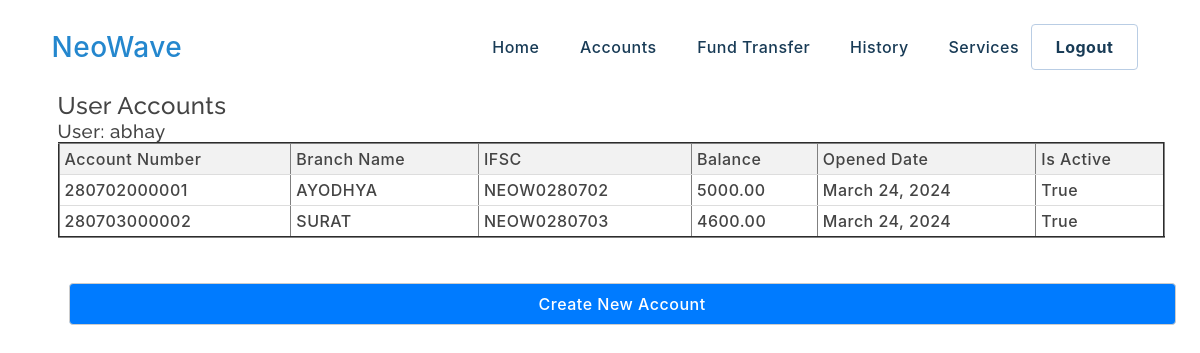
The page /useraccounts (signed in) on the database its author committed.
### neowave/models.py (models this page shows, shortened)
class Account(models.Model):
	user = models.ForeignKey(User, on_delete=models.CASCADE)
	account_number = models.CharField(max_length=12, unique=True)
	branch_name = models.ForeignKey(Branch, on_delete=models.SET_NULL, null=True)
	ifsc = models.CharField(max_length=11, default='')
	balance = models.DecimalField(max_digits=10, decimal_places=2, default=0)
	opened_date = models.DateField(default=datetime.now)
	is_active = models.BooleanField(default=True)
	account_holder_name = models.CharField(max_length=255, default='')

class Branch(models.Model):
	branch_name = models.CharField(max_length=100)
	address = models.CharField(max_length=255)
	ifsc = models.CharField(max_length=11, unique=True)
	pincode = models.CharField(max_length=6)
	def __str__(self):
		return self.branch_name

### neowave/views.py (the view)
# urls.py: path('useraccounts', views.useraccounts, name= 'useraccounts'),
@login_required
def useraccounts(request):
	accounts = Account.objects.filter(user=request.user)
	branches = Branch.objects.all()
	return render(request, 'useraccounts.html', {'accounts': accounts, 'branches': branches})

### templates/useraccounts.html (shortened to what this page needs)
{% extends 'base.html' %}
	{% block bodycontent %}
	<section>
		<div class="container">
			<div class="content">
				<h1>User Accounts</h1>
				<h3>User: {{ user.username }}</h3>
				{% if accounts %}
					<table border="2">
						<thead>
							<tr>
								<th>Account Number</th>
								<th>Branch Name</th>
								<th>IFSC</th>
								<th>Balance</th>
								<th>Opened Date</th>
								<th>Is Active</th>
							</tr>
						</thead>
						<tbody>
							{% for account in accounts %}
								<tr>
									<td>{{ account.account_number }}</td>
									<td>{{ account.branch_name }}</td>
									<td>{{ account.ifsc }}</td>
									<td>{{ account.balance }}</td>
									<td>{{ account.opened_date }}</td>
									<td>{{ account.is_active }}</td>
								</tr>
							{% endfor %}
						</tbody>
					</table>
				{% else %}
					<p>No accounts found.</p>
				{% endif %}
				<br><br>
				<a href="createaccount"><button>Create New Account</button></a>
			</div>
		</div>
	</section>
	{% endblock%}

### static/css/style.css (style rules this page uses)
* { margin: 0 1%; padding: 0; text-decoration: none; list-style: none; font-weight: 500; letter-spacing: .5px; font-family: Inter, -apple-system, BlinkMacSystemFont, "Segoe UI", Roboto, Helvetica, Arial, sans-serif, "Apple Color Emoji", "Segoe UI Emoji", "Segoe UI Symbol"; }
h1, h2, h3, h4, h5, h6 { font-family: "Raleway", sans-serif; }
a { color: #2487ce; text-decoration: none; }
body { font-family: "Open Sans", sans-serif; color: #444; margin: 0; padding: 0; }
select, input[type="text"], input[type="number"], input[type="password"], input[type="email"], button { width: 100%; padding: 10px; margin-top: 5px; border: 1px solid #ccc; border-radius: 4px; box-sizing: border-box; font-size: 16px; }
button, .button { width: 100%; padding: 10px; margin-top: 5px; border: 1px solid #ccc; border-radius: 4px; box-sizing: border-box; font-size: 16px; background-color: #007bff; color: #fff; cursor: pointer; }

### templates/useraccounts.html (style rules this page uses)
table { border-collapse: collapse; width: 100%; }
th, td { padding: 5px; text-align: left; border-bottom: 1px solid #ddd; }
th { background-color: #f2f2f2; }

### rows shown on the page
Account: account_number "280702000001", branch_name "AYODHYA", ifsc "NEOW0280702", balance "5000.00", opened_date "March 24, 2024", is_active "True"
Account: account_number "280703000002", branch_name "SURAT", ifsc "NEOW0280703", balance "4600.00", opened_date "March 24, 2024", is_active "True"

### other values the page prints
{{ user.username }} "abhay"
